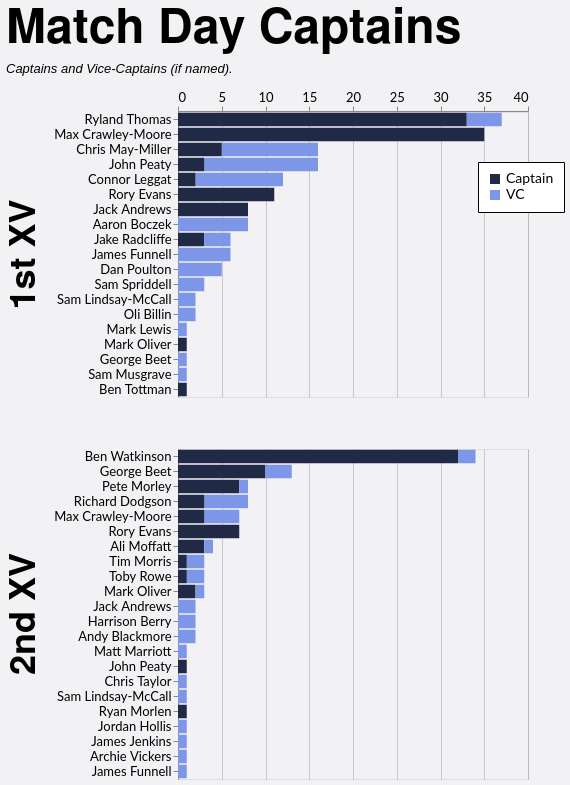

Write the Vega-Lite specification saved for this chart.
### Vega-Lite specification from a JSON file in a GitHub repository (floating-point values rounded to 4 significant figures)
{"config": {"axis": {"labelFont": "Lato, sans-serif", "titleFont": "PT Sans Narrow, Helvetica Neue, Helvetica, Arial, sans-serif", "labelFontSize": 13, "titleFontSize": 24, "gridColor": "#202947", "gridOpacity": 0.2}, "header": {"labelFont": "PT Sans Narrow, Helvetica Neue, Helvetica, Arial, sans-serif", "titleFont": "PT Sans Narrow, Helvetica Neue, Helvetica, Arial, sans-serif", "labelFontSize": 24, "titleFontSize": 28, "labelFontWeight": "bold", "orient": "left"}, "legend": {"labelFont": "Lato, sans-serif", "titleFont": "PT Sans Narrow, Helvetica Neue, Helvetica, Arial, sans-serif", "labelFontSize": 14, "titleFontSize": 16, "titlePadding": 5, "fillColor": "white", "strokeColor": "black", "padding": 10, "titleFontWeight": "lighter", "titleFontStyle": "italic", "titleColor": "gray", "offset": 10}, "title": {"font": "PT Sans Narrow, Helvetica Neue, Helvetica, Arial, sans-serif", "fontSize": 48, "fontWeight": "bold", "anchor": "start", "align": "center", "titlePadding": 20, "subtitlePadding": 10, "subtitleFontSize": 13, "subtitleColor": "", "subtitleFontStyle": "italic", "offset": 15, "color": "black"}, "axisX": {"labelAngle": 0}, "facet": {"title": null, "header": null, "align": {"row": "each", "column": "each"}}, "resolve": {"scale": {"y": "independent", "facet": "independent"}}, "background": "#f2f1f4"}, "data": {"name": "data-d84789c8fb2767625413eb203f6c3d5b"}, "mark": {"type": "bar"}, "encoding": {"color": {"field": "is_captain", "legend": {"labelExpr": "datum.value ? 'Captain' : 'VC'", "legendX": 300, "legendY": 50, "orient": "none", "title": null}, "scale": {"domain": [true, false], "range": ["#202946", "#7d96e8"]}, "type": "nominal"}, "order": {"field": "is_captain", "sort": "descending", "type": "nominal"}, "row": {"field": "squad", "header": {"labelExpr": "datum.value + ' XV'", "labelFontSize": 36, "title": null}, "spacing": 50, "title": null, "type": "nominal"}, "tooltip": [{"field": "player", "type": "nominal"}, {"field": "squad", "type": "nominal"}, {"aggregate": "sum", "field": "games", "type": "quantitative"}, {"field": "is_captain", "type": "nominal"}], "x": {"aggregate": "sum", "axis": {"orient": "top", "title": null}, "field": "games", "type": "quantitative"}, "y": {"field": "player", "sort": "-x", "title": null, "type": "nominal"}}, "height": {"step": 15}, "resolve": {"scale": {"y": "independent"}}, "title": {"text": "Match Day Captains", "subtitle": "Captains and Vice-Captains (if named)."}, "width": 350, "$schema": "https://vega.github.io/schema/vega-lite/v5.20.1.json", "datasets": {"data-d84789c8fb2767625413eb203f6c3d5b": [{"player": "Max Crawley-Moore", "squad": "1st", "season": "2022/23", "game_type": "League", "is_captain": true, "games": 15}, {"player": "Ryland Thomas", "squad": "1st", "season": "2024/25", "game_type": "League", "is_captain": true, "games": 15}, {"player": "Ryland Thomas", "squad": "1st", "season": "2023/24", "game_type": "League", "is_captain": true, "games": 13}, {"player": "Ben Watkinson", "squad": "2nd", "season": "2021/22", "game_type": "League", "is_captain": true, "games": 9}, {"player": "Connor Leggat", "squad": "1st", "season": "2023/24", "game_type": "League", "is_captain": false, "games": 9}, {"player": "Ben Watkinson", "squad": "2nd", "season": "2022/23", "game_type": "League", "is_captain": true, "games": 9}, {"player": "Chris May-Miller", "squad": "1st", "season": "2024/25", "game_type": "League", "is_captain": false, "games": 9}, {"player": "Ben Watkinson", "squad": "2nd", "season": "2023/24", "game_type": "League", "is_captain": true, "games": 9}, {"player": "Max Crawley-Moore", "squad": "1st", "season": "2021/22", "game_type": "League", "is_captain": true, "games": 8}, {"player": "Rory Evans", "squad": "1st", "season": "2025/26", "game_type": "League", "is_captain": true, "games": 8}, {"player": "George Beet", "squad": "2nd", "season": "2025/26", "game_type": "League", "is_captain": true, "games": 6}, {"player": "Dan Poulton", "squad": "1st", "season": "2023/24", "game_type": "League", "is_captain": false, "games": 5}, {"player": "Chris May-Miller", "squad": "1st", "season": "2024/25", "game_type": "League", "is_captain": true, "games": 5}, {"player": "Max Crawley-Moore", "squad": "1st", "season": "2023/24", "game_type": "League", "is_captain": true, "games": 5}, {"player": "Jack Andrews", "squad": "1st", "season": "2021/22", "game_type": "Friendly", "is_captain": true, "games": 5}, {"player": "John Peaty", "squad": "1st", "season": "2021/22", "game_type": "League", "is_captain": false, "games": 4}, {"player": "Pete Morley", "squad": "2nd", "season": "2024/25", "game_type": "League", "is_captain": true, "games": 4}, {"player": "Max Crawley-Moore", "squad": "2nd", "season": "2023/24", "game_type": "League", "is_captain": false, "games": 4}, {"player": "John Peaty", "squad": "1st", "season": "2022/23", "game_type": "League", "is_captain": false, "games": 4}, {"player": "Aaron Boczek", "squad": "1st", "season": "2025/26", "game_type": "League", "is_captain": false, "games": 4}, {"player": "Rory Evans", "squad": "2nd", "season": "2024/25", "game_type": "Friendly", "is_captain": true, "games": 3}, {"player": "Max Crawley-Moore", "squad": "1st", "season": "2022/23", "game_type": "Cup", "is_captain": true, "games": 3}, {"player": "Ryland Thomas", "squad": "1st", "season": "2023/24", "game_type": "Cup", "is_captain": true, "games": 3}, {"player": "Jack Andrews", "squad": "1st", "season": "2021/22", "game_type": "League", "is_captain": true, "games": 3}, {"player": "Rory Evans", "squad": "2nd", "season": "2024/25", "game_type": "League", "is_captain": true, "games": 3}, {"player": "Jake Radcliffe", "squad": "1st", "season": "2025/26", "game_type": "League", "is_captain": true, "games": 3}, {"player": "Richard Dodgson", "squad": "2nd", "season": "2022/23", "game_type": "League", "is_captain": false, "games": 3}, {"player": "Ryland Thomas", "squad": "1st", "season": "2023/24", "game_type": "League", "is_captain": false, "games": 3}, {"player": "Sam Spriddell", "squad": "1st", "season": "2024/25", "game_type": "League", "is_captain": false, "games": 3}, {"player": "John Peaty", "squad": "1st", "season": "2024/25", "game_type": "League", "is_captain": false, "games": 3}, {"player": "Pete Morley", "squad": "2nd", "season": "2024/25", "game_type": "Friendly", "is_captain": true, "games": 3}, {"player": "James Funnell", "squad": "1st", "season": "2021/22", "game_type": "Friendly", "is_captain": false, "games": 3}, {"player": "Ben Watkinson", "squad": "2nd", "season": "2021/22", "game_type": "Friendly", "is_captain": true, "games": 2}, {"player": "Tim Morris", "squad": "2nd", "season": "2023/24", "game_type": "League", "is_captain": false, "games": 2}, {"player": "Jack Andrews", "squad": "2nd", "season": "2023/24", "game_type": "League", "is_captain": false, "games": 2}, {"player": "Richard Dodgson", "squad": "2nd", "season": "2021/22", "game_type": "League", "is_captain": false, "games": 2}, {"player": "Max Crawley-Moore", "squad": "1st", "season": "2021/22", "game_type": "Cup", "is_captain": true, "games": 2}, {"player": "Ben Watkinson", "squad": "2nd", "season": "2022/23", "game_type": "Friendly", "is_captain": true, "games": 2}, {"player": "Ryland Thomas", "squad": "1st", "season": "2024/25", "game_type": "Cup", "is_captain": true, "games": 2}, {"player": "Rory Evans", "squad": "1st", "season": "2025/26", "game_type": "Cup", "is_captain": true, "games": 2}, {"player": "Ali Moffatt", "squad": "2nd", "season": "2021/22", "game_type": "League", "is_captain": true, "games": 2}, {"player": "Harrison Berry", "squad": "2nd", "season": "2025/26", "game_type": "League", "is_captain": false, "games": 2}, {"player": "James Funnell", "squad": "1st", "season": "2021/22", "game_type": "League", "is_captain": false, "games": 2}, {"player": "George Beet", "squad": "2nd", "season": "2024/25", "game_type": "League", "is_captain": true, "games": 2}, {"player": "Chris May-Miller", "squad": "1st", "season": "2024/25", "game_type": "Cup", "is_captain": false, "games": 2}, {"player": "George Beet", "squad": "2nd", "season": "2025/26", "game_type": "Cup", "is_captain": true, "games": 2}, {"player": "Jake Radcliffe", "squad": "1st", "season": "2025/26", "game_type": "League", "is_captain": false, "games": 2}, {"player": "Max Crawley-Moore", "squad": "2nd", "season": "2024/25", "game_type": "League", "is_captain": true, "games": 2}, {"player": "Toby Rowe", "squad": "2nd", "season": "2021/22", "game_type": "League", "is_captain": false, "games": 2}, {"player": "Andy Blackmore", "squad": "2nd", "season": "2021/22", "game_type": "League", "is_captain": false, "games": 2}, {"player": "James Funnell", "squad": "1st", "season": "2025/26", "game_type": "Friendly", "is_captain": false, "games": 1}, {"player": "John Peaty", "squad": "1st", "season": "2021/22", "game_type": "Cup", "is_captain": false, "games": 1}, {"player": "Aaron Boczek", "squad": "1st", "season": "2023/24", "game_type": "League", "is_captain": false, "games": 1}, {"player": "Aaron Boczek", "squad": "1st", "season": "2025/26", "game_type": "Cup", "is_captain": false, "games": 1}, {"player": "Mark Lewis", "squad": "1st", "season": "2025/26", "game_type": "League", "is_captain": false, "games": 1}, {"player": "Mark Oliver", "squad": "2nd", "season": "2023/24", "game_type": "Friendly", "is_captain": true, "games": 1}, {"player": "Matt Marriott", "squad": "2nd", "season": "2021/22", "game_type": "League", "is_captain": false, "games": 1}, {"player": "Max Crawley-Moore", "squad": "1st", "season": "2021/22", "game_type": "Friendly", "is_captain": true, "games": 1}, {"player": "Connor Leggat", "squad": "1st", "season": "2023/24", "game_type": "League", "is_captain": true, "games": 1}, {"player": "Mark Oliver", "squad": "2nd", "season": "2023/24", "game_type": "League", "is_captain": true, "games": 1}, {"player": "Ben Watkinson", "squad": "2nd", "season": "2021/22", "game_type": "Cup", "is_captain": false, "games": 1}, {"player": "Ben Watkinson", "squad": "2nd", "season": "2022/23", "game_type": "League", "is_captain": false, "games": 1}, {"player": "Connor Leggat", "squad": "1st", "season": "2023/24", "game_type": "Friendly", "is_captain": true, "games": 1}, {"player": "Mark Oliver", "squad": "1st", "season": "2023/24", "game_type": "Cup", "is_captain": true, "games": 1}, {"player": "John Peaty", "squad": "2nd", "season": "2024/25", "game_type": "League", "is_captain": true, "games": 1}, {"player": "John Peaty", "squad": "1st", "season": "2021/22", "game_type": "Friendly", "is_captain": false, "games": 1}, {"player": "Sam Lindsay-McCall", "squad": "1st", "season": "2023/24", "game_type": "Friendly", "is_captain": false, "games": 1}, {"player": "Jake Radcliffe", "squad": "1st", "season": "2025/26", "game_type": "Cup", "is_captain": false, "games": 1}, {"player": "Chris Taylor", "squad": "2nd", "season": "2021/22", "game_type": "Friendly", "is_captain": false, "games": 1}, {"player": "Rory Evans", "squad": "1st", "season": "2025/26", "game_type": "Friendly", "is_captain": true, "games": 1}, {"player": "Richard Dodgson", "squad": "2nd", "season": "2021/22", "game_type": "League", "is_captain": true, "games": 1}, {"player": "George Beet", "squad": "2nd", "season": "2024/25", "game_type": "Friendly", "is_captain": false, "games": 1}, {"player": "John Peaty", "squad": "1st", "season": "2024/25", "game_type": "League", "is_captain": true, "games": 1}, {"player": "Oli Billin", "squad": "1st", "season": "2023/24", "game_type": "Friendly", "is_captain": false, "games": 1}, {"player": "George Beet", "squad": "2nd", "season": "2021/22", "game_type": "League", "is_captain": false, "games": 1}, {"player": "Pete Morley", "squad": "2nd", "season": "2021/22", "game_type": "League", "is_captain": false, "games": 1}, {"player": "Mark Oliver", "squad": "2nd", "season": "2023/24", "game_type": "League", "is_captain": false, "games": 1}, {"player": "Sam Lindsay-McCall", "squad": "2nd", "season": "2024/25", "game_type": "Friendly", "is_captain": false, "games": 1}, {"player": "George Beet", "squad": "2nd", "season": "2024/25", "game_type": "League", "is_captain": false, "games": 1}, {"player": "Ben Watkinson", "squad": "2nd", "season": "2023/24", "game_type": "Friendly", "is_captain": true, "games": 1}, {"player": "Aaron Boczek", "squad": "1st", "season": "2023/24", "game_type": "Cup", "is_captain": false, "games": 1}, {"player": "Connor Leggat", "squad": "1st", "season": "2025/26", "game_type": "League", "is_captain": false, "games": 1}, {"player": "Ryan Morlen", "squad": "2nd", "season": "2023/24", "game_type": "League", "is_captain": true, "games": 1}, {"player": "Max Crawley-Moore", "squad": "2nd", "season": "2023/24", "game_type": "League", "is_captain": true, "games": 1}, {"player": "Sam Lindsay-McCall", "squad": "1st", "season": "2021/22", "game_type": "Friendly", "is_captain": false, "games": 1}, {"player": "Toby Rowe", "squad": "2nd", "season": "2021/22", "game_type": "Cup", "is_captain": true, "games": 1}, {"player": "Ali Moffatt", "squad": "2nd", "season": "2021/22", "game_type": "League", "is_captain": false, "games": 1}, {"player": "Ryland Thomas", "squad": "1st", "season": "2023/24", "game_type": "Cup", "is_captain": false, "games": 1}, {"player": "Jordan Hollis", "squad": "2nd", "season": "2021/22", "game_type": "League", "is_captain": false, "games": 1}, {"player": "Richard Dodgson", "squad": "2nd", "season": "2022/23", "game_type": "League", "is_captain": true, "games": 1}, {"player": "John Peaty", "squad": "1st", "season": "2023/24", "game_type": "League", "is_captain": true, "games": 1}, {"player": "James Jenkins", "squad": "2nd", "season": "2022/23", "game_type": "Friendly", "is_captain": false, "games": 1}, {"player": "Oli Billin", "squad": "1st", "season": "2023/24", "game_type": "Cup", "is_captain": false, "games": 1}, {"player": "George Beet", "squad": "1st", "season": "2025/26", "game_type": "Friendly", "is_captain": false, "games": 1}, {"player": "Ali Moffatt", "squad": "2nd", "season": "2021/22", "game_type": "Cup", "is_captain": true, "games": 1}, {"player": "Max Crawley-Moore", "squad": "1st", "season": "2023/24", "game_type": "Friendly", "is_captain": true, "games": 1}, {"player": "Sam Musgrave", "squad": "1st", "season": "2023/24", "game_type": "League", "is_captain": false, "games": 1}, {"player": "Richard Dodgson", "squad": "2nd", "season": "2022/23", "game_type": "Cup", "is_captain": true, "games": 1}, {"player": "Tim Morris", "squad": "2nd", "season": "2024/25", "game_type": "League", "is_captain": true, "games": 1}, {"player": "Archie Vickers", "squad": "2nd", "season": "2023/24", "game_type": "Friendly", "is_captain": false, "games": 1}, {"player": "John Peaty", "squad": "1st", "season": "2022/23", "game_type": "League", "is_captain": true, "games": 1}, {"player": "Ben Tottman", "squad": "1st", "season": "2024/25", "game_type": "League", "is_captain": true, "games": 1}, {"player": "Aaron Boczek", "squad": "1st", "season": "2022/23", "game_type": "League", "is_captain": false, "games": 1}, {"player": "James Funnell", "squad": "2nd", "season": "2023/24", "game_type": "League", "is_captain": false, "games": 1}, {"player": "Rory Evans", "squad": "2nd", "season": "2024/25", "game_type": "Cup", "is_captain": true, "games": 1}]}}
